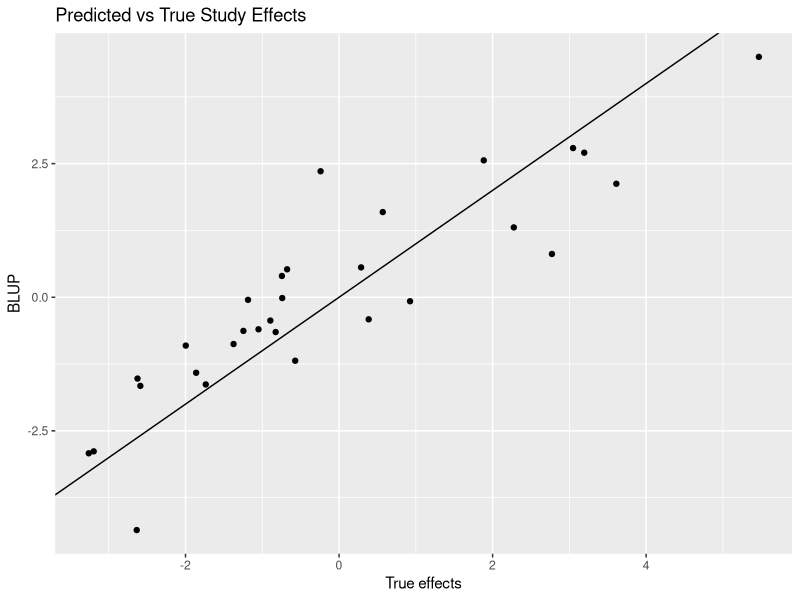
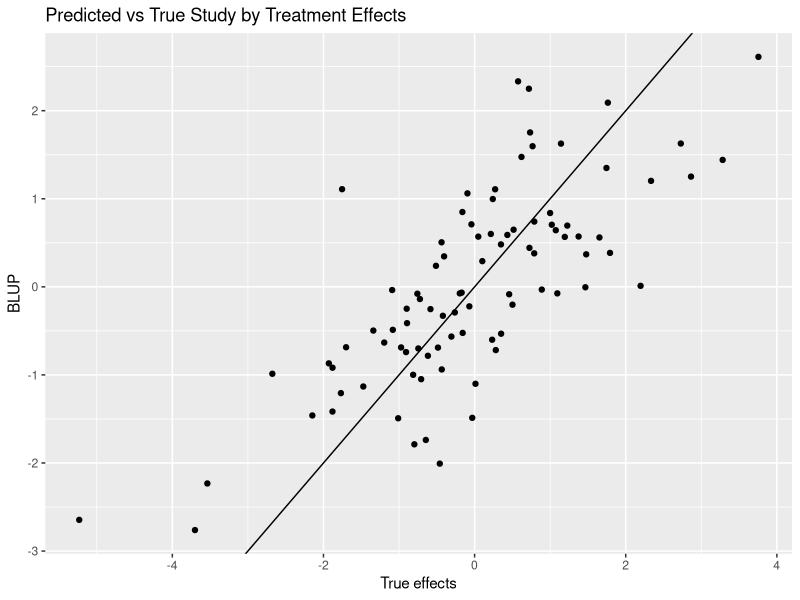

R code for these plots, in order: (Note: this script raises an error after producing the figures.)
#' ---
#' title: "Meta analysis for Latin Square Designs"
#' subtitle: "National Animal Nutrition Program Meta-Analysis Workshop"
#' author: "Robert J. Tempelman"
#' affiliation: "Michigan State University"
#' date: "2023-06-25"
#' output: html_document
#' ---
#' 
#' # This document is used to highlight considerations for meta-analysis of Latin square/crossover designs
#' 
#' 
## ----setup, include=FALSE--------------------------------------------------------------------------------------------------------------------------------------------------------------
rm(list=ls())
knitr::opts_chunk$set(echo = TRUE,root.dir="C:/Users/Robert J. Tempelman/OneDrive - Michigan State University/Tempelman/Meta_analysis/Simulation")
library(tidyverse,ggplot2)
# set default directory

#' 
#' ## Simulation
#' 
#' Simulate a n_trt treatment Latin square design from a number of different studies
#' 
## ----Simulate--------------------------------------------------------------------------------------------------------------------------------------------------------------------------
##### THE FOLLOWING JUST SIMULATES SOME DATA BASED ON THE FOLLOWING SPECIFICATIONS   #####
##########################################################################################################
######################## BEGINNING OF SIMULATION #########################################################
##########################################################################################################
set.seed(100)  # set seed for reproducibility.
nStudy = 30  # Number of studies
ntrt = 3    # Number of treatments 

sigmae = 2  # residual (within cow) variance
sigmacow = 8  # between-cow variance
sigmastudy = 5  # between-study variance
sigmastudytrt = 3  # study by trt interaction variance

sigmaperiod = 2 # variance between periods although typically considered as fixed.

overallmean = 30
trteffects = c(-1,0,+1)  # effects relative to overall mean
trtlabels = toupper(letters[1:ntrt])
if (length(trteffects) != ntrt) stop ("need to change the number of treatment effects to match ntrt")
periodeffects = rnorm(sd=sqrt(sigmaperiod),nStudy*ntrt)
StudyPeriod = split(periodeffects, ceiling(seq_along(periodeffects)/ntrt))



Studyeffects = rnorm(sd=sqrt(sigmastudy),nStudy)  # simulated study effects
studytrtint = vector(mode="list",length= nStudy)  # simulated study x treatment effects
for (Study in 1:nStudy){
  studytrtint[[Study]]=rnorm(sd = sqrt(sigmastudytrt),ntrt)
}

ncows =sample(seq(ntrt*4,ntrt*10,ntrt),nStudy,replace=TRUE)  # simulated different number of replicated squares per Study
# for a balanced multiple Latin square design, ncows has to be a multiple of number of treatments

setuplatin =vector(mode="list",length=ntrt)
base = 1:ntrt
for(i in 1:ntrt){
  setuplatin[[i]]=(base+ntrt+1+i)%%ntrt+1
}  # setup for a single Latin square

Study_data <- vector(mode="list",length=nStudy)  # we'll first save the data in this list, separate study for each element
Study = 1

for (Study in 1:nStudy) {
  Trt_number = rep(unlist(setuplatin),ncows[Study]/ntrt)
  Effect_Trt = trteffects[Trt_number]
  Period = rep(1:3,ncows[Study])
  Effect_Period = StudyPeriod[[Study]][Period]
  Trt = toupper(letters[Trt_number]) # get trt label assignments for each record
  Cow = rep(1:ncows[Study],each=ntrt)  # and cow labels for each record
  Cow_effects = rnorm(sd=sqrt(sigmacow),ncows[Study])
  Effect_Cow = Cow_effects[Cow]
  Trt_Study_effects =  studytrtint[[Study]][Trt_number] # and the trt*study effects
  residuals = rnorm(sd = sqrt(sigmae),ntrt*ncows[Study]) # and finally the residuals
  FCM = round(overallmean + Effect_Trt + Effect_Period  + Effect_Cow + Studyeffects[Study] + Trt_Study_effects + residuals,2)  # generate the record and round to 2nd decimal
  Study_data[[Study]] = data.frame(Study,Trt,Cow,Period,FCM)  #store it.
}  

overallcrossoverdata = bind_rows(Study_data)  # the entire data set
cols = c("Study","Trt","Cow","Period")
overallcrossoverdata[cols] <- lapply(overallcrossoverdata [cols], factor)
str(overallcrossoverdata)
write_csv(overallcrossoverdata,"overallcrossoverdata.csv")

# save the true study by treatment effects for later.
study_trt = unlist(studytrtint)
Study_Trtlabels = expand.grid(trtlabels,1:nStudy)
Study_Trtlabels = paste0(Study_Trtlabels$Var1,':',Study_Trtlabels$Var2)
study_trt = data.frame(Study_Trtlabels,study_trt)

##########################################################################################################
######################## END OF SIMULATION ###############################################################
##########################################################################################################


#' 
#' 
#' # Analysis based on individual cow records across experiments
#' 
## ----IPD-------------------------------------------------------------------------------------------------------------------------------------------------------------------------------
library(lme4)  # mixed model procedure in R.
# NOTE THIS MODEL PERFECTLY MATCHES THE MODEL GENERATION PROCESS
## of course, we really never know the true model!
overallcrossover_analysis = lmer(FCM~Trt+ (1|Period:Study) + (1|Cow:Study) + (1|Study/Trt),data=overallcrossoverdata)  # Fit Trt as Fixed, Study and Study*Trt as random
# Cows and Periods are nested within Study.  If Period represents a physiological stage (i.e. all cows start at roughly the same DIM), then treat as fixed.
# Might also fit Treatment by Period then as well.
summary(overallcrossover_analysis)
# fairly precise estimates of variance components....if you were able to analyze all of the data jointly.

library(emmeans)
emm_options(pbkrtest.limit = nrow(overallcrossoverdata)) 
lsmeans_Trt= emmeans(overallcrossover_analysis,"Trt")  
# so if this is taking too long, just set the emm_options(pbkrtest.limit = 500) or some reasonably low number 
(overallcrossover_means = summary(lsmeans_Trt))
(effectsize_IPD = pairs(lsmeans_Trt))  # overall effect sizes



#' 
#' 
#' The following is just for quality control checks
#' 
## --------------------------------------------------------------------------------------------------------------------------------------------------------------------------------------

## THE FOLLOWING IS NOT REALLY IMPORTANT...JUST A QUALITY CONTROL CHECK
##Plot Estimated(Predicted) Study Effects versus True Study Effects
# Estimated ("Predicted") Study Effects
BLUP_Studyeffects = coef(overallcrossover_analysis)$Study[,1]-mean(coef(overallcrossover_analysis)$Study[,1])  # need to subtract the mean to express relative to zero
trt = data.frame(Studyeffects,BLUP_Studyeffects)
# Plot Estimated ("Predicted") Study Effects vs True Study Effects
ggplot(data=trt,aes(x=Studyeffects ,y=BLUP_Studyeffects)) + geom_point() + geom_abline(intercept=0,slope=1) +
  ggtitle("Predicted vs True Study Effects") +
  xlab("True effects") + 
  ylab("BLUP")

## THE FOLLOWING IS NOT REALLY IMPORTANT...JUST A QUALITY CONTROL CHECK
# Let's do the same thing for the study by treatment effects
#Estimated study by treatment effects 
BLUP_study_trt = coef(overallcrossover_analysis)$`Trt:Study`[,1]-mean(coef(overallcrossover_analysis)$`Trt:Study`[,1]) # need to subtract the mean to express relative to zero
BLUP_study_trt = data.frame(rownames(coef(overallcrossover_analysis)$`Trt:Study`),BLUP_study_trt)
colnames(BLUP_study_trt) = c("Study_Trtlabels","BLUP_study_trt")
study_trt = study_trt %>%
  left_join(BLUP_study_trt,by=c("Study_Trtlabels"))
# Plot Estimated ("Predicted") Study by Treatment Effects vs True Study by Treatment Effects
ggplot(study_trt,aes(x=study_trt ,y=BLUP_study_trt)) + geom_point() + geom_abline(intercept=0,slope=1) +
  ggtitle("Predicted vs True Study by Treatment Effects") +
  xlab("True effects") + 
  ylab("BLUP")

#' 
#' 
#' # Meta-analysis
#' 
#' Write a few functions that will help compute the study-specific statistics.
#' 
## --------------------------------------------------------------------------------------------------------------------------------------------------------------------------------------
# Let's conduct a separate mixed model analysis for each Study
# just like what we would anticipate for a meta-analysis
# Need to write some functions in order to do so

# need to create a separate function for model
# You could throw Trt*Period in there..maybe even consider Period as random
separate_model = function(df) {
  lmer(FCM~Trt+Period+(1|Cow),data=df)
}

# function to save the mean trt difference for each Study
contrast = function(model) {
  lsmeans_Trt= emmeans(model,"Trt")
  effectsize = pairs(lsmeans_Trt)
  effectsize = as.data.frame(summary(effectsize))
  return(effectsize)
}

# function to save the trt means for each Study
lsmeans = function(model) {
  lsmeans_Trt= emmeans(model,"Trt")
  means = summary(lsmeans_Trt)
  return(means)
}

#function to retrieve study-specific variance components
varcomps = function(model){
  varcomp = as.numeric(formatVC(VarCorr(model),comp="Variance")[,3])
  VClabel = (formatVC(VarCorr(model),comp="Variance")[,1])
  varcomp = data.frame(VClabel,varcomp) %>%
    pivot_wider(names_from=VClabel,values_from = varcomp)
  return(varcomp)
}




#' 
#' This is what it looks like for one study
## ----Study1----------------------------------------------------------------------------------------------------------------------------------------------------------------------------
Study1_analysis = lmer(FCM~Trt+Period+(1|Cow),data=filter(overallcrossoverdata,Study==1))
joint_tests(Study1_analysis)
summary(Study1_analysis)
varcomps(Study1_analysis)
lsmeans(Study1_analysis)
contrast(Study1_analysis)


#' 
#' 
## ----Study_spec_contrasts--------------------------------------------------------------------------------------------------------------------------------------------------------------
# Let's save the contrasts (i.e. pairwise comparisons) from each study
Study_specific_contrasts = overallcrossoverdata %>%
  group_by(Study) %>%
  nest() %>%
  mutate(model = map(data,separate_model)) %>%
  mutate(effectsize = map(model,contrast)) %>%
  mutate(nrec = as.numeric(map(data,nrow))) %>% 
  unnest(effectsize)    %>%
  dplyr::select(-c(data,model)) %>%
  mutate(weight = (1/SE)^2) %>%  # What i use in the mixed model
  mutate(sampvar = SE^2)         # What the r package metafor needs

head(Study_specific_contrasts)

#' 
#' Let's focus on the A vs B contrast for now.
#' 
#' We'll consider the common effects 
#' 
## ----CommonAvsB------------------------------------------------------------------------------------------------------------------------------------------------------------------------

(AB_contrast = filter(Study_specific_contrasts,contrast=="A - B"))
# The following analysis is rather common (and typically wrong!!!)
# COMMON EFFECTS MODEL 

#CE1
weighted.mean(AB_contrast$estimate,AB_contrast$weight)
(stderr = (sum(AB_contrast$weight))^(-1/2))
#compare this to what we determined from the overall analysis on the raw data
effectsize_IPD

# could go through the same exercise for the other comparisons as well.
#(AC_contrast = filter(Study_specific_contrasts,contrast=="A - C"))
#(BC_contrast = filter(Study_specific_contrasts,contrast=="B - C"))

#CE2
# # COMMON EFFECTS MODEL can also be conducted using a linear model
# glmmTMB is used because it allows one to fix the residual variance to 1 (just a "trick" to allow proper weightings by 1/SE^2 which already reflect residual var!)
library(glmmTMB)
# overall mean model
FMAvsB_1 <- glmmTMB(estimate ~ 1 ,
                weights = weight,
                family = gaussian,
                REML=TRUE,
                data = AB_contrast,
                start = list(betad = log(1)),  # fix residual variance = 1
                map = list(betad = factor(NA))
)
summary(FMAvsB_1)
# again gives the same wrong answer as above

#CE3
# Finally, onecan use metafor to get the same result:
library(metafor)
(res_EE_AvsB = rma.uni(yi=estimate,vi=sampvar,data=AB_contrast,method="EE"))  # fixed study effects
forest(res_EE_AvsB)

#' 
## ----MixedAvB--------------------------------------------------------------------------------------------------------------------------------------------------------------------------
# an analysis that properly reflects heterogeneity between studies.
library(glmmTMB)
# random effects model
RM_1AvsB_1 <- glmmTMB(estimate ~ 1 + (1|Study),  # Study really involves both Study and Study*Treatment 
                weights = weight,
                family = gaussian,
                REML=TRUE,
                data = AB_contrast,
                start = list(betad = log(1)),  # fix residual variance = 1
                map = list(betad = factor(NA))
)
summary(RM_1AvsB_1)  
# compare this to the analysis using the raw data...point estimate is ok; standard error is off.

#using metafor
(res_REMLAvsB_1 = rma.uni(yi=estimate,vi=sampvar,data=AB_contrast,method="REML"))  # fixed study effects
# reminder as to what the corresponding estimate/se was from analyzing the raw data
effectsize_IPD



#' 
#' # Multivariate analysis using all contrast information
#' 
## --------------------------------------------------------------------------------------------------------------------------------------------------------------------------------------

RM_mvcontrast <- glmmTMB(estimate ~ contrast -1 + (1|Study/contrast),   # models the effect of study and study*contrast
                 weights = weight,
                 family = gaussian,
                 REML=TRUE,
                 data = Study_specific_contrasts,
                 start = list(betad = log(1)),  # fix residual variance = 1
                 map = list(betad = factor(NA))
)
summary(RM_mvcontrast)

# compare with analyses on individual data.  Almost matches perfectly!!
effectsize_IPD


#' 
#' # Analysis based on Study specific means (Arm based analysis)
#' (instead of contrasts)
#' 
## ----Studyspecmeans--------------------------------------------------------------------------------------------------------------------------------------------------------------------
#lets save the study specific means

Study_specific_means = overallcrossoverdata %>%
  group_by(Study) %>%
  nest() %>%
  mutate(model = map(data,separate_model)) %>%
  mutate(lsmeans = map(model,lsmeans)) %>%
  mutate(nrec = as.numeric(map(data,nrow))) %>% 
  unnest(lsmeans)    %>%
  dplyr::select(-c(data,model)) %>%
  mutate(weight = (1/SE)^2) %>%     # these are not quite right!!
  mutate(sampvar = SE^2)          # these are not quite right!!
# but let's try them anyways

head(Study_specific_means)

#' 
## ----subopt----------------------------------------------------------------------------------------------------------------------------------------------------------------------------
#  Let's use the suboptimal weights anyways

RM_mv_subopt <- glmmTMB(emmean ~ Trt   + (1|Study/Trt),  # 
                 weights = weight,
                 family = gaussian,
                 REML=TRUE,
                 data = Study_specific_means,
                 start = list(betad = log(1)),  # fix residual variance = 1
                 map = list(betad = factor(NA))
)
summary(RM_mv_subopt)
lsmeans_RM_mv_subopt= emmeans(RM_mv_subopt,"Trt")
(summary(lsmeans_RM_mv_subopt))
pairs(lsmeans_RM_mv_subopt)
# not too far off from what we had with raw data analysis (?)
effectsize_IPD  


#' 
#' # Let's look at study-specific variance components
#' 
## ----Study_specific_var----------------------------------------------------------------------------------------------------------------------------------------------------------------
Study_specific_var = overallcrossoverdata %>%
  group_by(Study) %>%
  nest() %>%
  mutate(model = map(data,separate_model)) %>%
  mutate(varcomp = map(model,varcomps))   %>%
  unnest(varcomp) %>%
  dplyr::select(-c(data,model)) 

boxplot(Study_specific_var[,-1] )

#' 
## --------------------------------------------------------------------------------------------------------------------------------------------------------------------------------------
#Let's look at the relationship between SEM, SED, and the variance components


SE_compare =  Study_specific_means %>%
    group_by(Study) %>%
    summarize(SEM = mean(SE))  %>%
    full_join(distinct(Study_specific_contrasts,SE),by="Study") %>%
    group_by(Study,SEM) %>%
    summarize(SED=mean(SE)) %>%
    full_join(Study_specific_var,by="Study") %>%
    mutate(SEM_altered = SED/sqrt(2)) %>%
    mutate(SEM_ratio = SEM/SEM_altered) %>%
    mutate(sd_ratio = sqrt((Cow+Residual)/Residual)) %>%
    mutate(weight_altered = (1/SEM_altered)^2) %>%   
    mutate(sampvar_altered = SEM_altered^2)    %>%
    mutate(weight_old = (1/SEM)^2) %>%  
    mutate(sampvar_old= SEM^2)  
head(SE_compare)

#' 
## ----weight_comparison-----------------------------------------------------------------------------------------------------------------------------------------------------------------
ggplot(SE_compare, aes(x=weight_old, y=weight_altered)) + 
  geom_point() 


#' 
#' 
## ----Means_analysis--------------------------------------------------------------------------------------------------------------------------------------------------------------------
Study_specific_means2= Study_specific_means%>%
  mutate(SEM_altered = SE/sqrt(2)) %>%
  mutate(weight_altered = (1/SEM_altered)^2) %>%  # What i use in the mixed model
  mutate(sampvar_altered = SEM_altered^2)  

RM_mv2arm <- glmmTMB(emmean ~ Trt   + (1|Study/Trt),   
                 weights = weight_altered,
                 family = gaussian,
                 REML=TRUE,
                 data = Study_specific_means2,
                 start = list(betad = log(1)),  # fix residual variance = 1
                 map = list(betad = factor(NA))
)
summary(RM_mv2arm)
lsmeans_Trt_mv2arm= emmeans(RM_mv2arm,"Trt")
( summary(lsmeans_Trt_mv2arm))
pairs(lsmeans_Trt_mv2arm)

#' ## A network meta-analysis
#'  
#' Use same simulated datasets as above but this time just randomly choose two of three treatments from each study  
#' 
## --------------------------------------------------------------------------------------------------------------------------------------------------------------------------------------
trtchoose = vector(mode="list",length= nStudy)  # 

for (Study in 1:nStudy) {
  #trtchoose[[Study]] = toupper(letters[sample(1:ntrt,(ntrt-1))])
  trtchoose[[Study]] = sample(1:ntrt,(ntrt-1))
  }
Trt=unlist(trtchoose)
Study = rep(1:nStudy,each=(ntrt-1))
IB_design = data.frame(Study,Trt) %>%
  mutate(Trt = toupper(letters[Trt])) %>%
  mutate_all(as.factor)

xtabs(~Study+Trt,data=IB_design)

IB_Data = IB_design %>%
  left_join(overallcrossoverdata,by=c("Study","Trt"))


#' 
#' ## analysis of IB data
## --------------------------------------------------------------------------------------------------------------------------------------------------------------------------------------

# NOTE THIS MODEL PERFECTLY MATCHES THE MODEL GENERATION PROCESS
IB_analysis = lmer(FCM~Trt+ (1|Period:Study) + (1|Cow:Study) + (1|Study/Trt),data=IB_Data)  # Fit Trt as Fixed, Study and Study*Trt as random
# Cows and Periods are nested within Study.  If Period represents a physiological stage (i.e. all cows start at roughly the same DIM), then treat as fixed.
# Might also fit Treatment by Period then as well.
summary(IB_analysis)
lsmeans_TrtIB= emmeans(IB_analysis,"Trt")  
# so if this is taking too long, just set the emm_options(pbkrtest.limit = 500) or some reasonably low number 
(IB_analysis_means = summary(lsmeans_TrtIB))
(effectsize_IB = pairs(lsmeans_TrtIB))  # overall effect sizes


#' # Study specific contrasts
#' 
## --------------------------------------------------------------------------------------------------------------------------------------------------------------------------------------
Study_specific_contrasts_IB = IB_Data %>%
  group_by(Study) %>%
  nest() %>%
  mutate(model = map(data,separate_model)) %>%
  mutate(effectsize = map(model,contrast)) %>%
  mutate(nrec = as.numeric(map(data,nrow))) %>% 
  unnest(effectsize)    %>%
  dplyr::select(-c(data,model)) %>%
  mutate(weight = (1/SE)^2) %>%  # What i use in the mixed model
  mutate(sampvar = SE^2) %>%         # What the r package metafor needs 
  mutate(contrast = factor(contrast))

#' 
#' # Naively only considering studies with A-B contrasts
#' 
#' 
## --------------------------------------------------------------------------------------------------------------------------------------------------------------------------------------
Study_specific_contrasts_IB_AB = filter(Study_specific_contrasts_IB,contrast == 'A - B')
 
 # random effects model
RM_1_IB <- glmmTMB(estimate ~ 1 + (1|Study),   
                weights = (1/SE)^2,
                family = gaussian,
                REML=TRUE,
                data = Study_specific_contrasts_IB_AB,
                start = list(betad = log(1)),  # fix residual variance = 1
                map = list(betad = factor(NA))
)
summary(RM_1_IB) 
## compare with analysis from using raw data

effectsize_IB

#' # can also use study-specific means to do this
#' 
## --------------------------------------------------------------------------------------------------------------------------------------------------------------------------------------
Study_specific_means_IB = IB_Data %>%
  group_by(Study) %>%
  nest() %>%
  mutate(model = map(data,separate_model)) %>%
  mutate(lsmeans = map(model,lsmeans)) %>%
  mutate(nrec = map(data,nrow)) %>% 
  unnest(lsmeans)    %>%
  dplyr::select(-c(data,model))

SEDuse = Study_specific_contrasts_IB %>%
  group_by(Study) %>%
  summarize(SED = mean(SE)) %>%
  mutate(SEM_alter = SED/sqrt(2)) %>%
  mutate(weight_alter = (1/SEM_alter^2)) %>%
  mutate(sampvar_alter = SEM_alter^2)

Study_specific_means_IB = Study_specific_means_IB %>%
  left_join(SEDuse,by="Study")

RM_arm_IB <- glmmTMB(emmean ~ Trt   + (1|Study/Trt),   
                 weights = weight_alter,
                 family = gaussian,
                 REML=TRUE,
                 data = Study_specific_means_IB,
                 start = list(betad = log(1)),  # fix residual variance = 1
                 map = list(betad = factor(NA))
)
summary(RM_arm_IB)
lsmeans_Trt_RM_arm_IB= emmeans(RM_arm_IB,"Trt")
( summary(lsmeans_Trt_RM_arm_IB))
pairs(lsmeans_Trt_RM_arm_IB)

# compare with analyses using raw data
effectsize_IB



#' 
#' 
#' ```
